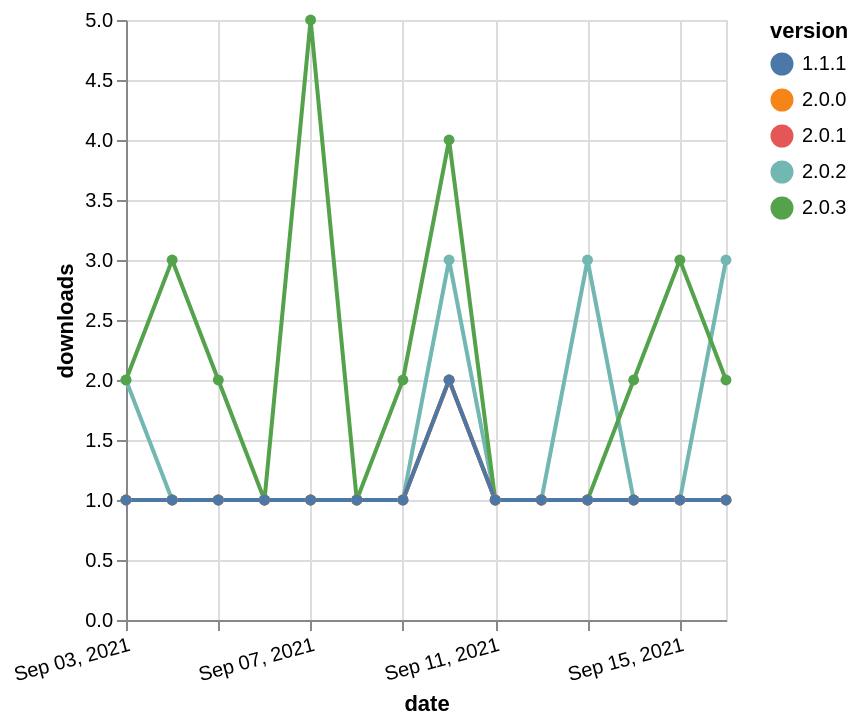

Source (Vega-Lite JSON):
### Vega-Lite specification from a JSON file in a GitHub repository (floating-point values rounded to 4 significant figures)
{"$schema": "https://vega.github.io/schema/vega-lite/v5.json", "description": "A simple bar chart with embedded data.", "data": {"values": [{"date": "2021-09-03", "total": 804, "delta": 2, "version": "2.0.2"}, {"date": "2021-09-04", "total": 805, "delta": 1, "version": "2.0.2"}, {"date": "2021-09-05", "total": 806, "delta": 1, "version": "2.0.2"}, {"date": "2021-09-06", "total": 807, "delta": 1, "version": "2.0.2"}, {"date": "2021-09-07", "total": 808, "delta": 1, "version": "2.0.2"}, {"date": "2021-09-08", "total": 809, "delta": 1, "version": "2.0.2"}, {"date": "2021-09-09", "total": 810, "delta": 1, "version": "2.0.2"}, {"date": "2021-09-10", "total": 813, "delta": 3, "version": "2.0.2"}, {"date": "2021-09-11", "total": 814, "delta": 1, "version": "2.0.2"}, {"date": "2021-09-12", "total": 815, "delta": 1, "version": "2.0.2"}, {"date": "2021-09-13", "total": 818, "delta": 3, "version": "2.0.2"}, {"date": "2021-09-14", "total": 819, "delta": 1, "version": "2.0.2"}, {"date": "2021-09-15", "total": 820, "delta": 1, "version": "2.0.2"}, {"date": "2021-09-16", "total": 823, "delta": 3, "version": "2.0.2"}, {"date": "2021-09-03", "total": 420, "delta": 2, "version": "2.0.3"}, {"date": "2021-09-04", "total": 423, "delta": 3, "version": "2.0.3"}, {"date": "2021-09-05", "total": 425, "delta": 2, "version": "2.0.3"}, {"date": "2021-09-06", "total": 426, "delta": 1, "version": "2.0.3"}, {"date": "2021-09-07", "total": 431, "delta": 5, "version": "2.0.3"}, {"date": "2021-09-08", "total": 432, "delta": 1, "version": "2.0.3"}, {"date": "2021-09-09", "total": 434, "delta": 2, "version": "2.0.3"}, {"date": "2021-09-10", "total": 438, "delta": 4, "version": "2.0.3"}, {"date": "2021-09-11", "total": 439, "delta": 1, "version": "2.0.3"}, {"date": "2021-09-12", "total": 440, "delta": 1, "version": "2.0.3"}, {"date": "2021-09-13", "total": 441, "delta": 1, "version": "2.0.3"}, {"date": "2021-09-14", "total": 443, "delta": 2, "version": "2.0.3"}, {"date": "2021-09-15", "total": 446, "delta": 3, "version": "2.0.3"}, {"date": "2021-09-16", "total": 448, "delta": 2, "version": "2.0.3"}, {"date": "2021-09-03", "total": 345, "delta": 1, "version": "2.0.1"}, {"date": "2021-09-04", "total": 346, "delta": 1, "version": "2.0.1"}, {"date": "2021-09-05", "total": 347, "delta": 1, "version": "2.0.1"}, {"date": "2021-09-06", "total": 348, "delta": 1, "version": "2.0.1"}, {"date": "2021-09-07", "total": 349, "delta": 1, "version": "2.0.1"}, {"date": "2021-09-08", "total": 350, "delta": 1, "version": "2.0.1"}, {"date": "2021-09-09", "total": 351, "delta": 1, "version": "2.0.1"}, {"date": "2021-09-10", "total": 353, "delta": 2, "version": "2.0.1"}, {"date": "2021-09-11", "total": 354, "delta": 1, "version": "2.0.1"}, {"date": "2021-09-12", "total": 355, "delta": 1, "version": "2.0.1"}, {"date": "2021-09-13", "total": 356, "delta": 1, "version": "2.0.1"}, {"date": "2021-09-14", "total": 357, "delta": 1, "version": "2.0.1"}, {"date": "2021-09-15", "total": 358, "delta": 1, "version": "2.0.1"}, {"date": "2021-09-16", "total": 359, "delta": 1, "version": "2.0.1"}, {"date": "2021-09-03", "total": 316, "delta": 1, "version": "2.0.0"}, {"date": "2021-09-04", "total": 317, "delta": 1, "version": "2.0.0"}, {"date": "2021-09-05", "total": 318, "delta": 1, "version": "2.0.0"}, {"date": "2021-09-06", "total": 319, "delta": 1, "version": "2.0.0"}, {"date": "2021-09-07", "total": 320, "delta": 1, "version": "2.0.0"}, {"date": "2021-09-08", "total": 321, "delta": 1, "version": "2.0.0"}, {"date": "2021-09-09", "total": 322, "delta": 1, "version": "2.0.0"}, {"date": "2021-09-10", "total": 324, "delta": 2, "version": "2.0.0"}, {"date": "2021-09-11", "total": 325, "delta": 1, "version": "2.0.0"}, {"date": "2021-09-12", "total": 326, "delta": 1, "version": "2.0.0"}, {"date": "2021-09-13", "total": 327, "delta": 1, "version": "2.0.0"}, {"date": "2021-09-14", "total": 328, "delta": 1, "version": "2.0.0"}, {"date": "2021-09-15", "total": 329, "delta": 1, "version": "2.0.0"}, {"date": "2021-09-16", "total": 330, "delta": 1, "version": "2.0.0"}, {"date": "2021-09-03", "total": 239, "delta": 1, "version": "1.1.1"}, {"date": "2021-09-04", "total": 240, "delta": 1, "version": "1.1.1"}, {"date": "2021-09-05", "total": 241, "delta": 1, "version": "1.1.1"}, {"date": "2021-09-06", "total": 242, "delta": 1, "version": "1.1.1"}, {"date": "2021-09-07", "total": 243, "delta": 1, "version": "1.1.1"}, {"date": "2021-09-08", "total": 244, "delta": 1, "version": "1.1.1"}, {"date": "2021-09-09", "total": 245, "delta": 1, "version": "1.1.1"}, {"date": "2021-09-10", "total": 247, "delta": 2, "version": "1.1.1"}, {"date": "2021-09-11", "total": 248, "delta": 1, "version": "1.1.1"}, {"date": "2021-09-12", "total": 249, "delta": 1, "version": "1.1.1"}, {"date": "2021-09-13", "total": 250, "delta": 1, "version": "1.1.1"}, {"date": "2021-09-14", "total": 251, "delta": 1, "version": "1.1.1"}, {"date": "2021-09-15", "total": 252, "delta": 1, "version": "1.1.1"}, {"date": "2021-09-16", "total": 253, "delta": 1, "version": "1.1.1"}]}, "width": "container", "mark": {"type": "line", "point": {"filled": true}}, "encoding": {"x": {"field": "date", "type": "temporal", "timeUnit": "yearmonthdate", "title": "date", "axis": {"labelAngle": -15}}, "y": {"field": "delta", "type": "quantitative", "title": "downloads"}, "color": {"field": "version", "type": "nominal"}, "tooltip": {"field": "delta"}}}
